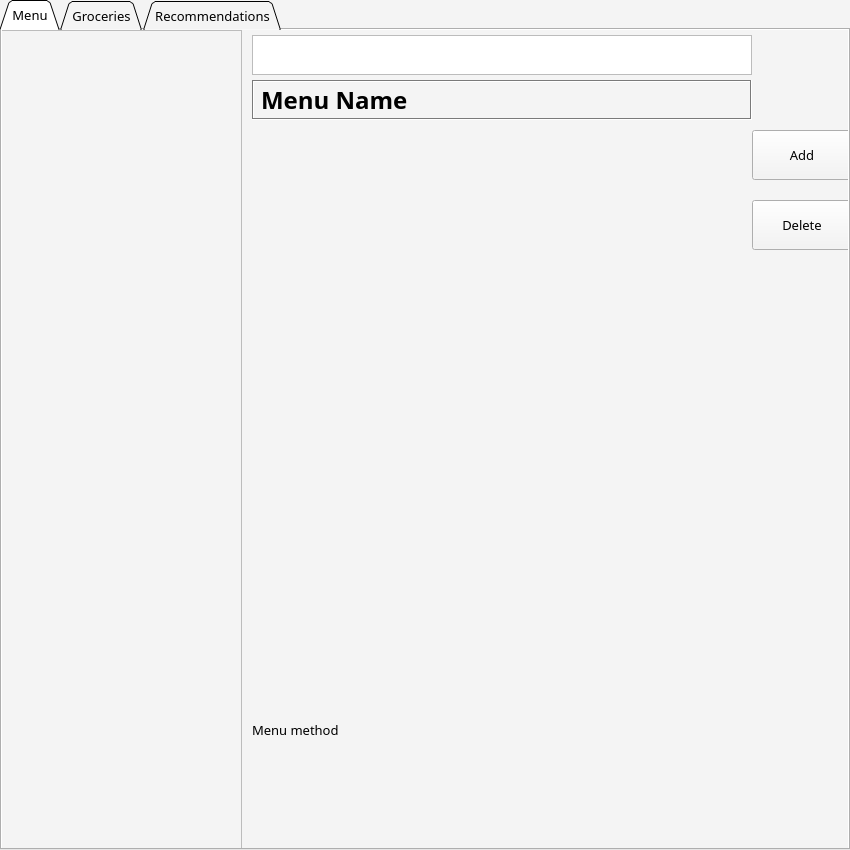
<?xml version="1.0" encoding="UTF-8"?>
<ui version="4.0">
 <class>ManagementApp</class>
 <widget class="QWidget" name="ManagementApp">
  <property name="geometry">
   <rect>
    <x>0</x>
    <y>0</y>
    <width>850</width>
    <height>850</height>
   </rect>
  </property>
  <property name="sizePolicy">
   <sizepolicy hsizetype="Fixed" vsizetype="Fixed">
    <horstretch>0</horstretch>
    <verstretch>0</verstretch>
   </sizepolicy>
  </property>
  <property name="minimumSize">
   <size>
    <width>850</width>
    <height>850</height>
   </size>
  </property>
  <property name="maximumSize">
   <size>
    <width>850</width>
    <height>850</height>
   </size>
  </property>
  <property name="font">
   <font>
    <family>Arial Black</family>
    <pointsize>10</pointsize>
   </font>
  </property>
  <property name="windowTitle">
   <string>Management App</string>
  </property>
  <property name="accessibleName">
   <string>Menu</string>
  </property>
  <property name="autoFillBackground">
   <bool>true</bool>
  </property>
  <layout class="QHBoxLayout">
   <property name="spacing">
    <number>0</number>
   </property>
   <property name="leftMargin">
    <number>0</number>
   </property>
   <property name="topMargin">
    <number>0</number>
   </property>
   <property name="rightMargin">
    <number>0</number>
   </property>
   <property name="bottomMargin">
    <number>0</number>
   </property>
   <item>
    <widget class="QTabWidget" name="mainTab">
     <property name="sizePolicy">
      <sizepolicy hsizetype="Minimum" vsizetype="Minimum">
       <horstretch>0</horstretch>
       <verstretch>0</verstretch>
      </sizepolicy>
     </property>
     <property name="minimumSize">
      <size>
       <width>850</width>
       <height>850</height>
      </size>
     </property>
     <property name="maximumSize">
      <size>
       <width>850</width>
       <height>850</height>
      </size>
     </property>
     <property name="palette">
      <palette>
       <active>
        <colorrole role="WindowText">
         <brush brushstyle="SolidPattern">
          <color alpha="255">
           <red>0</red>
           <green>0</green>
           <blue>0</blue>
          </color>
         </brush>
        </colorrole>
        <colorrole role="Button">
         <brush brushstyle="SolidPattern">
          <color alpha="255">
           <red>244</red>
           <green>244</green>
           <blue>244</blue>
          </color>
         </brush>
        </colorrole>
        <colorrole role="Light">
         <brush brushstyle="SolidPattern">
          <color alpha="255">
           <red>255</red>
           <green>255</green>
           <blue>255</blue>
          </color>
         </brush>
        </colorrole>
        <colorrole role="Midlight">
         <brush brushstyle="SolidPattern">
          <color alpha="255">
           <red>249</red>
           <green>249</green>
           <blue>249</blue>
          </color>
         </brush>
        </colorrole>
        <colorrole role="Dark">
         <brush brushstyle="SolidPattern">
          <color alpha="255">
           <red>122</red>
           <green>122</green>
           <blue>122</blue>
          </color>
         </brush>
        </colorrole>
        <colorrole role="Mid">
         <brush brushstyle="SolidPattern">
          <color alpha="255">
           <red>163</red>
           <green>163</green>
           <blue>163</blue>
          </color>
         </brush>
        </colorrole>
        <colorrole role="Text">
         <brush brushstyle="SolidPattern">
          <color alpha="255">
           <red>0</red>
           <green>0</green>
           <blue>0</blue>
          </color>
         </brush>
        </colorrole>
        <colorrole role="BrightText">
         <brush brushstyle="SolidPattern">
          <color alpha="255">
           <red>255</red>
           <green>255</green>
           <blue>255</blue>
          </color>
         </brush>
        </colorrole>
        <colorrole role="ButtonText">
         <brush brushstyle="SolidPattern">
          <color alpha="255">
           <red>0</red>
           <green>0</green>
           <blue>0</blue>
          </color>
         </brush>
        </colorrole>
        <colorrole role="Base">
         <brush brushstyle="SolidPattern">
          <color alpha="255">
           <red>255</red>
           <green>255</green>
           <blue>255</blue>
          </color>
         </brush>
        </colorrole>
        <colorrole role="Window">
         <brush brushstyle="SolidPattern">
          <color alpha="255">
           <red>244</red>
           <green>244</green>
           <blue>244</blue>
          </color>
         </brush>
        </colorrole>
        <colorrole role="Shadow">
         <brush brushstyle="SolidPattern">
          <color alpha="255">
           <red>0</red>
           <green>0</green>
           <blue>0</blue>
          </color>
         </brush>
        </colorrole>
        <colorrole role="AlternateBase">
         <brush brushstyle="SolidPattern">
          <color alpha="255">
           <red>249</red>
           <green>249</green>
           <blue>249</blue>
          </color>
         </brush>
        </colorrole>
        <colorrole role="ToolTipBase">
         <brush brushstyle="SolidPattern">
          <color alpha="255">
           <red>255</red>
           <green>255</green>
           <blue>220</blue>
          </color>
         </brush>
        </colorrole>
        <colorrole role="ToolTipText">
         <brush brushstyle="SolidPattern">
          <color alpha="255">
           <red>0</red>
           <green>0</green>
           <blue>0</blue>
          </color>
         </brush>
        </colorrole>
       </active>
       <inactive>
        <colorrole role="WindowText">
         <brush brushstyle="SolidPattern">
          <color alpha="255">
           <red>0</red>
           <green>0</green>
           <blue>0</blue>
          </color>
         </brush>
        </colorrole>
        <colorrole role="Button">
         <brush brushstyle="SolidPattern">
          <color alpha="255">
           <red>244</red>
           <green>244</green>
           <blue>244</blue>
          </color>
         </brush>
        </colorrole>
        <colorrole role="Light">
         <brush brushstyle="SolidPattern">
          <color alpha="255">
           <red>255</red>
           <green>255</green>
           <blue>255</blue>
          </color>
         </brush>
        </colorrole>
        <colorrole role="Midlight">
         <brush brushstyle="SolidPattern">
          <color alpha="255">
           <red>249</red>
           <green>249</green>
           <blue>249</blue>
          </color>
         </brush>
        </colorrole>
        <colorrole role="Dark">
         <brush brushstyle="SolidPattern">
          <color alpha="255">
           <red>122</red>
           <green>122</green>
           <blue>122</blue>
          </color>
         </brush>
        </colorrole>
        <colorrole role="Mid">
         <brush brushstyle="SolidPattern">
          <color alpha="255">
           <red>163</red>
           <green>163</green>
           <blue>163</blue>
          </color>
         </brush>
        </colorrole>
        <colorrole role="Text">
         <brush brushstyle="SolidPattern">
          <color alpha="255">
           <red>0</red>
           <green>0</green>
           <blue>0</blue>
          </color>
         </brush>
        </colorrole>
        <colorrole role="BrightText">
         <brush brushstyle="SolidPattern">
          <color alpha="255">
           <red>255</red>
           <green>255</green>
           <blue>255</blue>
          </color>
         </brush>
        </colorrole>
        <colorrole role="ButtonText">
         <brush brushstyle="SolidPattern">
          <color alpha="255">
           <red>0</red>
           <green>0</green>
           <blue>0</blue>
          </color>
         </brush>
        </colorrole>
        <colorrole role="Base">
         <brush brushstyle="SolidPattern">
          <color alpha="255">
           <red>255</red>
           <green>255</green>
           <blue>255</blue>
          </color>
         </brush>
        </colorrole>
        <colorrole role="Window">
         <brush brushstyle="SolidPattern">
          <color alpha="255">
           <red>244</red>
           <green>244</green>
           <blue>244</blue>
          </color>
         </brush>
        </colorrole>
        <colorrole role="Shadow">
         <brush brushstyle="SolidPattern">
          <color alpha="255">
           <red>0</red>
           <green>0</green>
           <blue>0</blue>
          </color>
         </brush>
        </colorrole>
        <colorrole role="AlternateBase">
         <brush brushstyle="SolidPattern">
          <color alpha="255">
           <red>249</red>
           <green>249</green>
           <blue>249</blue>
          </color>
         </brush>
        </colorrole>
        <colorrole role="ToolTipBase">
         <brush brushstyle="SolidPattern">
          <color alpha="255">
           <red>255</red>
           <green>255</green>
           <blue>220</blue>
          </color>
         </brush>
        </colorrole>
        <colorrole role="ToolTipText">
         <brush brushstyle="SolidPattern">
          <color alpha="255">
           <red>0</red>
           <green>0</green>
           <blue>0</blue>
          </color>
         </brush>
        </colorrole>
       </inactive>
       <disabled>
        <colorrole role="WindowText">
         <brush brushstyle="SolidPattern">
          <color alpha="255">
           <red>122</red>
           <green>122</green>
           <blue>122</blue>
          </color>
         </brush>
        </colorrole>
        <colorrole role="Button">
         <brush brushstyle="SolidPattern">
          <color alpha="255">
           <red>244</red>
           <green>244</green>
           <blue>244</blue>
          </color>
         </brush>
        </colorrole>
        <colorrole role="Light">
         <brush brushstyle="SolidPattern">
          <color alpha="255">
           <red>255</red>
           <green>255</green>
           <blue>255</blue>
          </color>
         </brush>
        </colorrole>
        <colorrole role="Midlight">
         <brush brushstyle="SolidPattern">
          <color alpha="255">
           <red>249</red>
           <green>249</green>
           <blue>249</blue>
          </color>
         </brush>
        </colorrole>
        <colorrole role="Dark">
         <brush brushstyle="SolidPattern">
          <color alpha="255">
           <red>122</red>
           <green>122</green>
           <blue>122</blue>
          </color>
         </brush>
        </colorrole>
        <colorrole role="Mid">
         <brush brushstyle="SolidPattern">
          <color alpha="255">
           <red>163</red>
           <green>163</green>
           <blue>163</blue>
          </color>
         </brush>
        </colorrole>
        <colorrole role="Text">
         <brush brushstyle="SolidPattern">
          <color alpha="255">
           <red>122</red>
           <green>122</green>
           <blue>122</blue>
          </color>
         </brush>
        </colorrole>
        <colorrole role="BrightText">
         <brush brushstyle="SolidPattern">
          <color alpha="255">
           <red>255</red>
           <green>255</green>
           <blue>255</blue>
          </color>
         </brush>
        </colorrole>
        <colorrole role="ButtonText">
         <brush brushstyle="SolidPattern">
          <color alpha="255">
           <red>122</red>
           <green>122</green>
           <blue>122</blue>
          </color>
         </brush>
        </colorrole>
        <colorrole role="Base">
         <brush brushstyle="SolidPattern">
          <color alpha="255">
           <red>244</red>
           <green>244</green>
           <blue>244</blue>
          </color>
         </brush>
        </colorrole>
        <colorrole role="Window">
         <brush brushstyle="SolidPattern">
          <color alpha="255">
           <red>244</red>
           <green>244</green>
           <blue>244</blue>
          </color>
         </brush>
        </colorrole>
        <colorrole role="Shadow">
         <brush brushstyle="SolidPattern">
          <color alpha="255">
           <red>0</red>
           <green>0</green>
           <blue>0</blue>
          </color>
         </brush>
        </colorrole>
        <colorrole role="AlternateBase">
         <brush brushstyle="SolidPattern">
          <color alpha="255">
           <red>244</red>
           <green>244</green>
           <blue>244</blue>
          </color>
         </brush>
        </colorrole>
        <colorrole role="ToolTipBase">
         <brush brushstyle="SolidPattern">
          <color alpha="255">
           <red>255</red>
           <green>255</green>
           <blue>220</blue>
          </color>
         </brush>
        </colorrole>
        <colorrole role="ToolTipText">
         <brush brushstyle="SolidPattern">
          <color alpha="255">
           <red>0</red>
           <green>0</green>
           <blue>0</blue>
          </color>
         </brush>
        </colorrole>
       </disabled>
      </palette>
     </property>
     <property name="autoFillBackground">
      <bool>true</bool>
     </property>
     <property name="tabShape">
      <enum>QTabWidget::Triangular</enum>
     </property>
     <property name="currentIndex">
      <number>0</number>
     </property>
     <widget class="QWidget" name="Menu">
      <property name="sizePolicy">
       <sizepolicy hsizetype="Maximum" vsizetype="Maximum">
        <horstretch>0</horstretch>
        <verstretch>0</verstretch>
       </sizepolicy>
      </property>
      <property name="maximumSize">
       <size>
        <width>1190</width>
        <height>990</height>
       </size>
      </property>
      <property name="autoFillBackground">
       <bool>true</bool>
      </property>
      <attribute name="title">
       <string>Menu</string>
      </attribute>
      <widget class="QPushButton" name="deleteMenuBtn">
       <property name="geometry">
        <rect>
         <x>750</x>
         <y>170</y>
         <width>100</width>
         <height>50</height>
        </rect>
       </property>
       <property name="minimumSize">
        <size>
         <width>100</width>
         <height>50</height>
        </size>
       </property>
       <property name="maximumSize">
        <size>
         <width>100</width>
         <height>50</height>
        </size>
       </property>
       <property name="text">
        <string>Delete</string>
       </property>
      </widget>
      <widget class="QTextEdit" name="searchBox_M">
       <property name="geometry">
        <rect>
         <x>250</x>
         <y>5</y>
         <width>500</width>
         <height>40</height>
        </rect>
       </property>
       <property name="readOnly">
        <bool>false</bool>
       </property>
      </widget>
      <widget class="QLabel" name="menuName">
       <property name="geometry">
        <rect>
         <x>250</x>
         <y>50</y>
         <width>500</width>
         <height>40</height>
        </rect>
       </property>
       <property name="font">
        <font>
         <pointsize>18</pointsize>
         <weight>75</weight>
         <bold>true</bold>
        </font>
       </property>
       <property name="autoFillBackground">
        <bool>true</bool>
       </property>
       <property name="frameShape">
        <enum>QFrame::Box</enum>
       </property>
       <property name="frameShadow">
        <enum>QFrame::Sunken</enum>
       </property>
       <property name="text">
        <string>Menu Name</string>
       </property>
      </widget>
      <widget class="QLabel" name="menuMethod">
       <property name="geometry">
        <rect>
         <x>250</x>
         <y>550</y>
         <width>500</width>
         <height>300</height>
        </rect>
       </property>
       <property name="sizePolicy">
        <sizepolicy hsizetype="Fixed" vsizetype="Fixed">
         <horstretch>0</horstretch>
         <verstretch>0</verstretch>
        </sizepolicy>
       </property>
       <property name="minimumSize">
        <size>
         <width>0</width>
         <height>300</height>
        </size>
       </property>
       <property name="maximumSize">
        <size>
         <width>16777215</width>
         <height>16777213</height>
        </size>
       </property>
       <property name="autoFillBackground">
        <bool>true</bool>
       </property>
       <property name="locale">
        <locale language="English" country="UnitedStates"/>
       </property>
       <property name="text">
        <string>Menu method</string>
       </property>
      </widget>
      <widget class="QPushButton" name="addMenuBtn">
       <property name="geometry">
        <rect>
         <x>750</x>
         <y>100</y>
         <width>100</width>
         <height>50</height>
        </rect>
       </property>
       <property name="minimumSize">
        <size>
         <width>100</width>
         <height>50</height>
        </size>
       </property>
       <property name="maximumSize">
        <size>
         <width>100</width>
         <height>50</height>
        </size>
       </property>
       <property name="palette">
        <palette>
         <active>
          <colorrole role="Light">
           <brush brushstyle="SolidPattern">
            <color alpha="255">
             <red>163</red>
             <green>200</green>
             <blue>98</blue>
            </color>
           </brush>
          </colorrole>
          <colorrole role="HighlightedText">
           <brush brushstyle="SolidPattern">
            <color alpha="255">
             <red>163</red>
             <green>200</green>
             <blue>98</blue>
            </color>
           </brush>
          </colorrole>
          <colorrole role="AlternateBase">
           <brush brushstyle="SolidPattern">
            <color alpha="255">
             <red>163</red>
             <green>200</green>
             <blue>98</blue>
            </color>
           </brush>
          </colorrole>
         </active>
         <inactive>
          <colorrole role="Light">
           <brush brushstyle="SolidPattern">
            <color alpha="255">
             <red>163</red>
             <green>200</green>
             <blue>98</blue>
            </color>
           </brush>
          </colorrole>
          <colorrole role="HighlightedText">
           <brush brushstyle="SolidPattern">
            <color alpha="255">
             <red>163</red>
             <green>200</green>
             <blue>98</blue>
            </color>
           </brush>
          </colorrole>
          <colorrole role="AlternateBase">
           <brush brushstyle="SolidPattern">
            <color alpha="255">
             <red>163</red>
             <green>200</green>
             <blue>98</blue>
            </color>
           </brush>
          </colorrole>
         </inactive>
         <disabled>
          <colorrole role="Light">
           <brush brushstyle="SolidPattern">
            <color alpha="255">
             <red>163</red>
             <green>200</green>
             <blue>98</blue>
            </color>
           </brush>
          </colorrole>
          <colorrole role="HighlightedText">
           <brush brushstyle="SolidPattern">
            <color alpha="255">
             <red>163</red>
             <green>200</green>
             <blue>98</blue>
            </color>
           </brush>
          </colorrole>
          <colorrole role="AlternateBase">
           <brush brushstyle="SolidPattern">
            <color alpha="255">
             <red>163</red>
             <green>200</green>
             <blue>98</blue>
            </color>
           </brush>
          </colorrole>
         </disabled>
        </palette>
       </property>
       <property name="text">
        <string>Add</string>
       </property>
      </widget>
      <widget class="QLabel" name="methodPic">
       <property name="geometry">
        <rect>
         <x>250</x>
         <y>90</y>
         <width>500</width>
         <height>460</height>
        </rect>
       </property>
       <property name="sizePolicy">
        <sizepolicy hsizetype="Preferred" vsizetype="Preferred">
         <horstretch>0</horstretch>
         <verstretch>0</verstretch>
        </sizepolicy>
       </property>
       <property name="minimumSize">
        <size>
         <width>0</width>
         <height>148</height>
        </size>
       </property>
       <property name="maximumSize">
        <size>
         <width>500</width>
         <height>460</height>
        </size>
       </property>
       <property name="autoFillBackground">
        <bool>true</bool>
       </property>
       <property name="text">
        <string/>
       </property>
      </widget>
      <widget class="QScrollArea" name="scrollForMenu">
       <property name="geometry">
        <rect>
         <x>-10</x>
         <y>0</y>
         <width>250</width>
         <height>850</height>
        </rect>
       </property>
       <property name="sizePolicy">
        <sizepolicy hsizetype="Fixed" vsizetype="Fixed">
         <horstretch>0</horstretch>
         <verstretch>0</verstretch>
        </sizepolicy>
       </property>
       <property name="minimumSize">
        <size>
         <width>250</width>
         <height>850</height>
        </size>
       </property>
       <property name="maximumSize">
        <size>
         <width>250</width>
         <height>850</height>
        </size>
       </property>
       <property name="autoFillBackground">
        <bool>true</bool>
       </property>
       <property name="widgetResizable">
        <bool>true</bool>
       </property>
       <widget class="QWidget" name="scrollAreaWidgetContents">
        <property name="geometry">
         <rect>
          <x>0</x>
          <y>0</y>
          <width>248</width>
          <height>848</height>
         </rect>
        </property>
        <property name="sizePolicy">
         <sizepolicy hsizetype="Preferred" vsizetype="Preferred">
          <horstretch>0</horstretch>
          <verstretch>0</verstretch>
         </sizepolicy>
        </property>
       </widget>
      </widget>
      <zorder>horizontalLayoutWidget</zorder>
      <zorder>searchBox_M</zorder>
      <zorder>menuName</zorder>
      <zorder>menuMethod</zorder>
      <zorder>methodPic</zorder>
      <zorder>addMenuBtn</zorder>
      <zorder>deleteMenuBtn</zorder>
     </widget>
     <widget class="QWidget" name="Groceries">
      <property name="autoFillBackground">
       <bool>true</bool>
      </property>
      <attribute name="title">
       <string>Groceries</string>
      </attribute>
      <widget class="QScrollArea" name="scrollArea_2">
       <property name="geometry">
        <rect>
         <x>0</x>
         <y>0</y>
         <width>250</width>
         <height>850</height>
        </rect>
       </property>
       <property name="sizePolicy">
        <sizepolicy hsizetype="Fixed" vsizetype="Fixed">
         <horstretch>0</horstretch>
         <verstretch>0</verstretch>
        </sizepolicy>
       </property>
       <property name="minimumSize">
        <size>
         <width>250</width>
         <height>850</height>
        </size>
       </property>
       <property name="maximumSize">
        <size>
         <width>250</width>
         <height>850</height>
        </size>
       </property>
       <property name="widgetResizable">
        <bool>true</bool>
       </property>
       <widget class="QWidget" name="scrollForGrocery">
        <property name="geometry">
         <rect>
          <x>0</x>
          <y>0</y>
          <width>248</width>
          <height>848</height>
         </rect>
        </property>
        <property name="sizePolicy">
         <sizepolicy hsizetype="Fixed" vsizetype="MinimumExpanding">
          <horstretch>0</horstretch>
          <verstretch>0</verstretch>
         </sizepolicy>
        </property>
        <property name="minimumSize">
         <size>
          <width>248</width>
          <height>0</height>
         </size>
        </property>
        <property name="maximumSize">
         <size>
          <width>16777214</width>
          <height>16777215</height>
         </size>
        </property>
       </widget>
      </widget>
      <widget class="QLabel" name="groceryName">
       <property name="geometry">
        <rect>
         <x>250</x>
         <y>50</y>
         <width>500</width>
         <height>40</height>
        </rect>
       </property>
       <property name="sizePolicy">
        <sizepolicy hsizetype="Fixed" vsizetype="Fixed">
         <horstretch>0</horstretch>
         <verstretch>0</verstretch>
        </sizepolicy>
       </property>
       <property name="font">
        <font>
         <pointsize>18</pointsize>
         <weight>75</weight>
         <bold>true</bold>
        </font>
       </property>
       <property name="autoFillBackground">
        <bool>true</bool>
       </property>
       <property name="text">
        <string>Grocery Name</string>
       </property>
      </widget>
      <widget class="QTextBrowser" name="searchBox_G">
       <property name="geometry">
        <rect>
         <x>250</x>
         <y>5</y>
         <width>500</width>
         <height>40</height>
        </rect>
       </property>
       <property name="sizePolicy">
        <sizepolicy hsizetype="Fixed" vsizetype="Fixed">
         <horstretch>0</horstretch>
         <verstretch>0</verstretch>
        </sizepolicy>
       </property>
      </widget>
      <widget class="QGraphicsView" name="searchIcon_G">
       <property name="geometry">
        <rect>
         <x>1150</x>
         <y>15</y>
         <width>20</width>
         <height>20</height>
        </rect>
       </property>
       <property name="sizePolicy">
        <sizepolicy hsizetype="Fixed" vsizetype="Fixed">
         <horstretch>0</horstretch>
         <verstretch>0</verstretch>
        </sizepolicy>
       </property>
      </widget>
      <widget class="QLabel" name="groceryInfo">
       <property name="geometry">
        <rect>
         <x>250</x>
         <y>90</y>
         <width>500</width>
         <height>850</height>
        </rect>
       </property>
       <property name="sizePolicy">
        <sizepolicy hsizetype="Fixed" vsizetype="Fixed">
         <horstretch>0</horstretch>
         <verstretch>0</verstretch>
        </sizepolicy>
       </property>
       <property name="autoFillBackground">
        <bool>true</bool>
       </property>
       <property name="text">
        <string>Grocery Information</string>
       </property>
      </widget>
      <widget class="QPushButton" name="addGroceryBtn">
       <property name="geometry">
        <rect>
         <x>750</x>
         <y>100</y>
         <width>100</width>
         <height>50</height>
        </rect>
       </property>
       <property name="sizePolicy">
        <sizepolicy hsizetype="Preferred" vsizetype="Fixed">
         <horstretch>0</horstretch>
         <verstretch>0</verstretch>
        </sizepolicy>
       </property>
       <property name="minimumSize">
        <size>
         <width>100</width>
         <height>50</height>
        </size>
       </property>
       <property name="maximumSize">
        <size>
         <width>100</width>
         <height>50</height>
        </size>
       </property>
       <property name="text">
        <string>Add</string>
       </property>
      </widget>
      <widget class="QPushButton" name="editGroceryBtn">
       <property name="geometry">
        <rect>
         <x>750</x>
         <y>170</y>
         <width>100</width>
         <height>50</height>
        </rect>
       </property>
       <property name="sizePolicy">
        <sizepolicy hsizetype="Preferred" vsizetype="Fixed">
         <horstretch>0</horstretch>
         <verstretch>0</verstretch>
        </sizepolicy>
       </property>
       <property name="minimumSize">
        <size>
         <width>100</width>
         <height>50</height>
        </size>
       </property>
       <property name="maximumSize">
        <size>
         <width>100</width>
         <height>50</height>
        </size>
       </property>
       <property name="text">
        <string>Edit</string>
       </property>
      </widget>
      <widget class="QPushButton" name="deleteGroceryBtn">
       <property name="geometry">
        <rect>
         <x>750</x>
         <y>240</y>
         <width>100</width>
         <height>50</height>
        </rect>
       </property>
       <property name="sizePolicy">
        <sizepolicy hsizetype="Preferred" vsizetype="Fixed">
         <horstretch>0</horstretch>
         <verstretch>0</verstretch>
        </sizepolicy>
       </property>
       <property name="minimumSize">
        <size>
         <width>100</width>
         <height>50</height>
        </size>
       </property>
       <property name="maximumSize">
        <size>
         <width>100</width>
         <height>50</height>
        </size>
       </property>
       <property name="text">
        <string>Delete</string>
       </property>
      </widget>
     </widget>
     <widget class="QWidget" name="Recommendations">
      <property name="autoFillBackground">
       <bool>true</bool>
      </property>
      <attribute name="title">
       <string>Recommendations</string>
      </attribute>
      <widget class="QScrollArea" name="scrollArea_3">
       <property name="geometry">
        <rect>
         <x>0</x>
         <y>0</y>
         <width>250</width>
         <height>1000</height>
        </rect>
       </property>
       <property name="sizePolicy">
        <sizepolicy hsizetype="Fixed" vsizetype="Fixed">
         <horstretch>0</horstretch>
         <verstretch>0</verstretch>
        </sizepolicy>
       </property>
       <property name="minimumSize">
        <size>
         <width>250</width>
         <height>1000</height>
        </size>
       </property>
       <property name="maximumSize">
        <size>
         <width>250</width>
         <height>1000</height>
        </size>
       </property>
       <property name="widgetResizable">
        <bool>true</bool>
       </property>
       <widget class="QWidget" name="scrollForRec">
        <property name="geometry">
         <rect>
          <x>0</x>
          <y>0</y>
          <width>248</width>
          <height>998</height>
         </rect>
        </property>
       </widget>
      </widget>
      <widget class="QLabel" name="recMenuName">
       <property name="geometry">
        <rect>
         <x>250</x>
         <y>0</y>
         <width>500</width>
         <height>50</height>
        </rect>
       </property>
       <property name="font">
        <font>
         <pointsize>18</pointsize>
         <weight>75</weight>
         <bold>true</bold>
        </font>
       </property>
       <property name="autoFillBackground">
        <bool>true</bool>
       </property>
       <property name="frameShape">
        <enum>QFrame::Box</enum>
       </property>
       <property name="frameShadow">
        <enum>QFrame::Sunken</enum>
       </property>
       <property name="text">
        <string>Menu Name</string>
       </property>
      </widget>
      <widget class="QLabel" name="recMenuMethod">
       <property name="geometry">
        <rect>
         <x>250</x>
         <y>550</y>
         <width>500</width>
         <height>300</height>
        </rect>
       </property>
       <property name="autoFillBackground">
        <bool>true</bool>
       </property>
       <property name="text">
        <string>Menu method</string>
       </property>
      </widget>
      <widget class="QPushButton" name="refreshRecBtn">
       <property name="geometry">
        <rect>
         <x>750</x>
         <y>70</y>
         <width>100</width>
         <height>50</height>
        </rect>
       </property>
       <property name="sizePolicy">
        <sizepolicy hsizetype="Fixed" vsizetype="Fixed">
         <horstretch>0</horstretch>
         <verstretch>0</verstretch>
        </sizepolicy>
       </property>
       <property name="minimumSize">
        <size>
         <width>100</width>
         <height>50</height>
        </size>
       </property>
       <property name="maximumSize">
        <size>
         <width>100</width>
         <height>50</height>
        </size>
       </property>
       <property name="text">
        <string>Refresh</string>
       </property>
      </widget>
      <widget class="QPushButton" name="applyRecBtn">
       <property name="geometry">
        <rect>
         <x>750</x>
         <y>140</y>
         <width>100</width>
         <height>50</height>
        </rect>
       </property>
       <property name="sizePolicy">
        <sizepolicy hsizetype="Preferred" vsizetype="Fixed">
         <horstretch>0</horstretch>
         <verstretch>0</verstretch>
        </sizepolicy>
       </property>
       <property name="minimumSize">
        <size>
         <width>100</width>
         <height>50</height>
        </size>
       </property>
       <property name="maximumSize">
        <size>
         <width>100</width>
         <height>50</height>
        </size>
       </property>
       <property name="text">
        <string>Apply</string>
       </property>
      </widget>
      <widget class="QLabel" name="recMethodPic">
       <property name="geometry">
        <rect>
         <x>250</x>
         <y>50</y>
         <width>500</width>
         <height>291</height>
        </rect>
       </property>
       <property name="sizePolicy">
        <sizepolicy hsizetype="Preferred" vsizetype="Preferred">
         <horstretch>0</horstretch>
         <verstretch>0</verstretch>
        </sizepolicy>
       </property>
       <property name="maximumSize">
        <size>
         <width>16777215</width>
         <height>500</height>
        </size>
       </property>
       <property name="autoFillBackground">
        <bool>true</bool>
       </property>
       <property name="text">
        <string/>
       </property>
      </widget>
      <zorder>scrollArea_3</zorder>
      <zorder>recMenuName</zorder>
      <zorder>recMenuMethod</zorder>
      <zorder>recMethodPic</zorder>
      <zorder>refreshRecBtn</zorder>
      <zorder>applyRecBtn</zorder>
     </widget>
    </widget>
   </item>
  </layout>
 </widget>
 <layoutdefault spacing="7" margin="11"/>
 <resources/>
 <connections/>
 <designerdata>
  <property name="gridDeltaX">
   <number>10</number>
  </property>
  <property name="gridDeltaY">
   <number>10</number>
  </property>
  <property name="gridSnapX">
   <bool>true</bool>
  </property>
  <property name="gridSnapY">
   <bool>true</bool>
  </property>
  <property name="gridVisible">
   <bool>true</bool>
  </property>
 </designerdata>
</ui>
